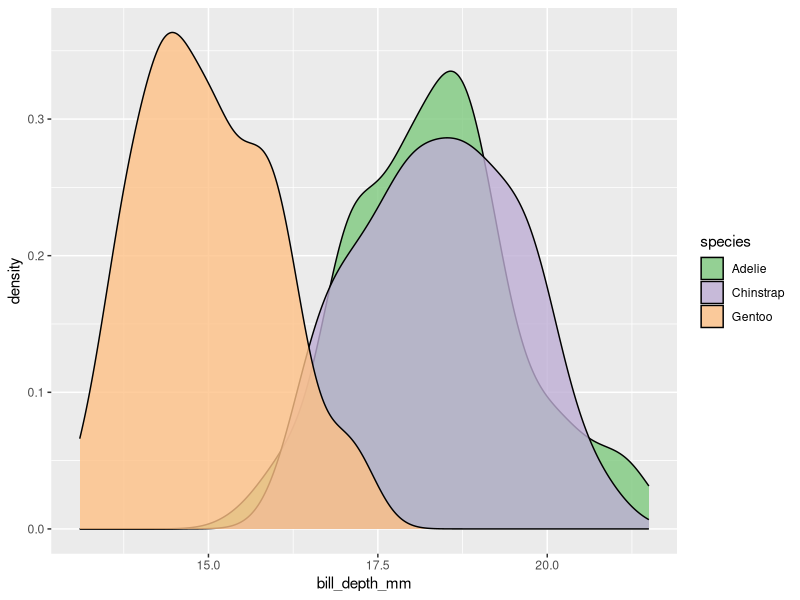
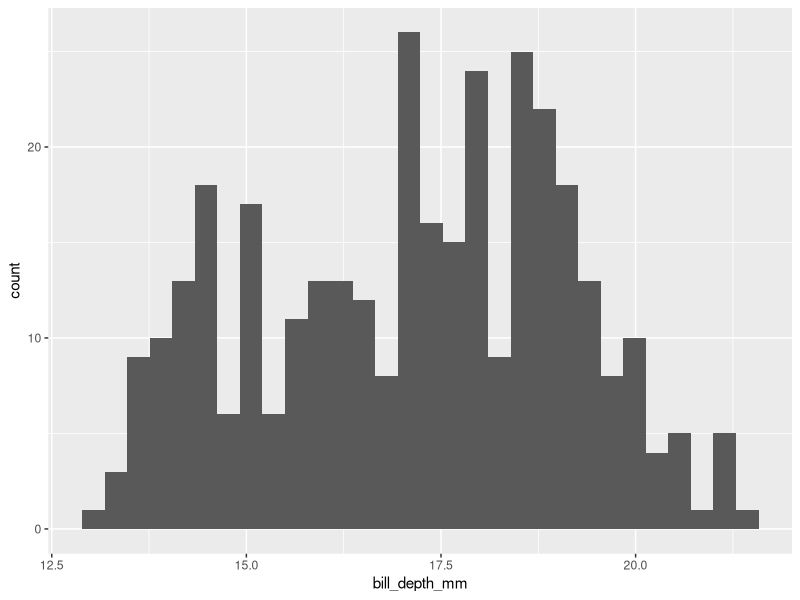
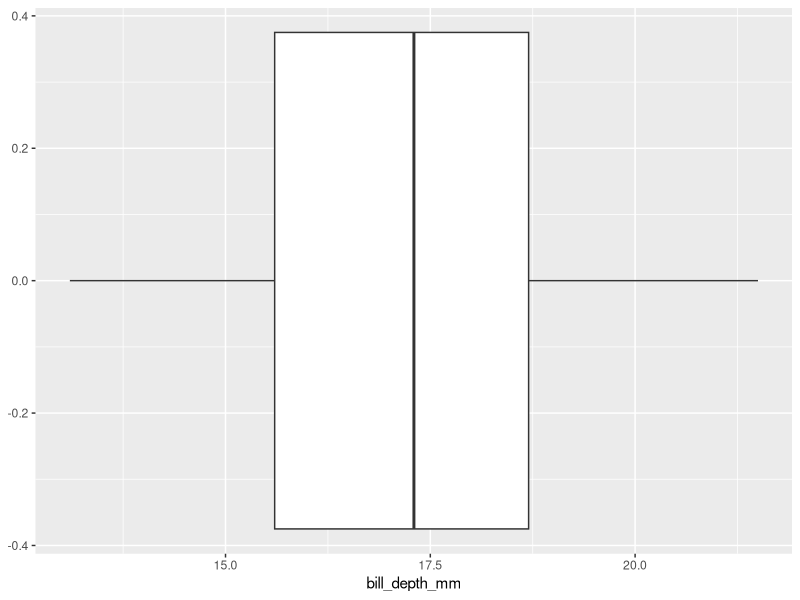
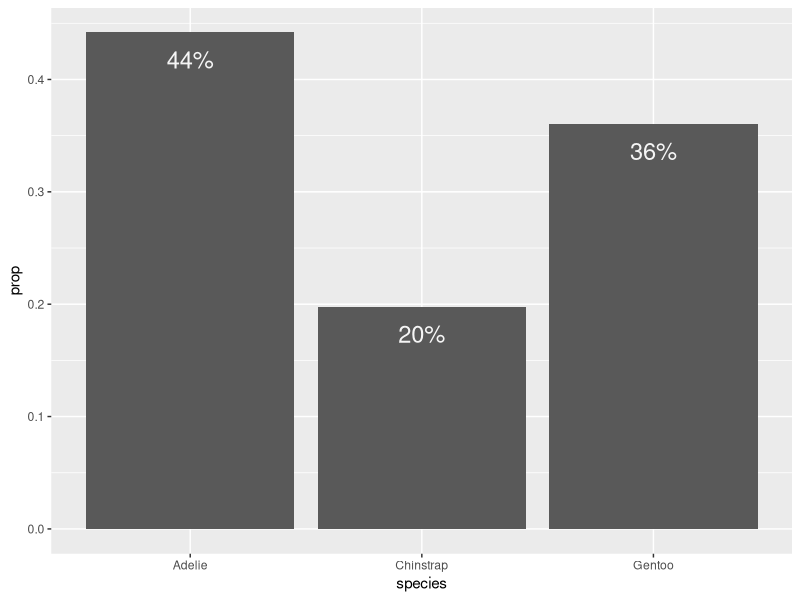
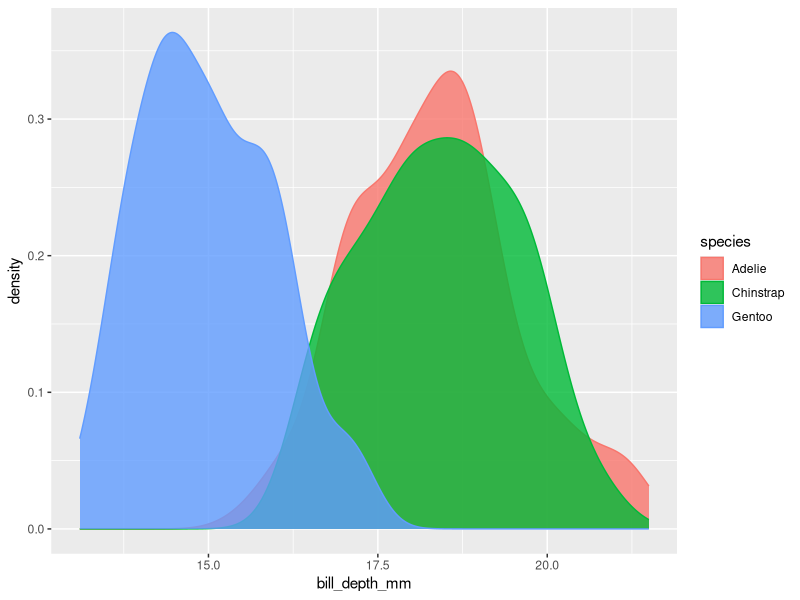
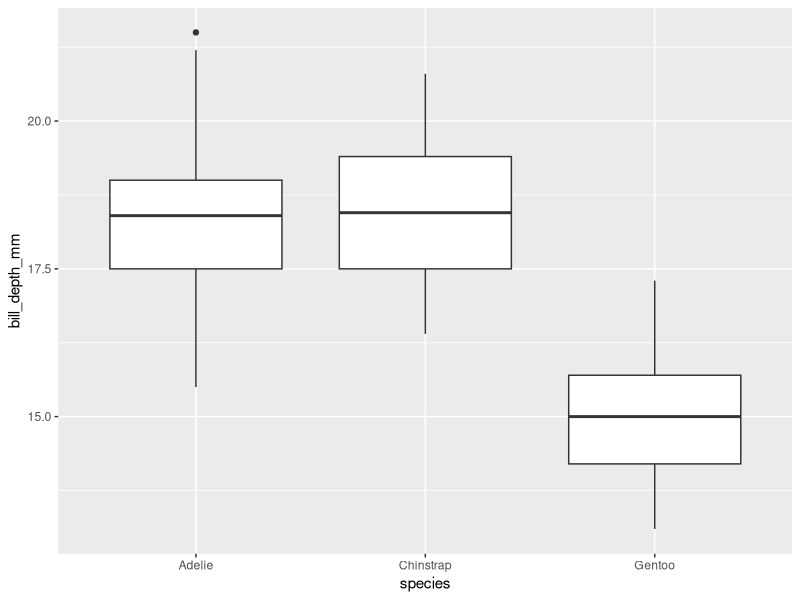
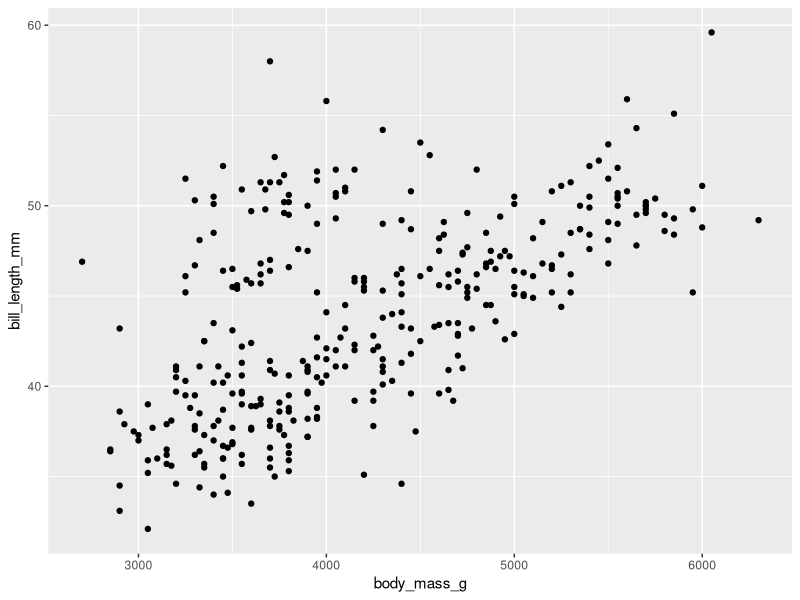
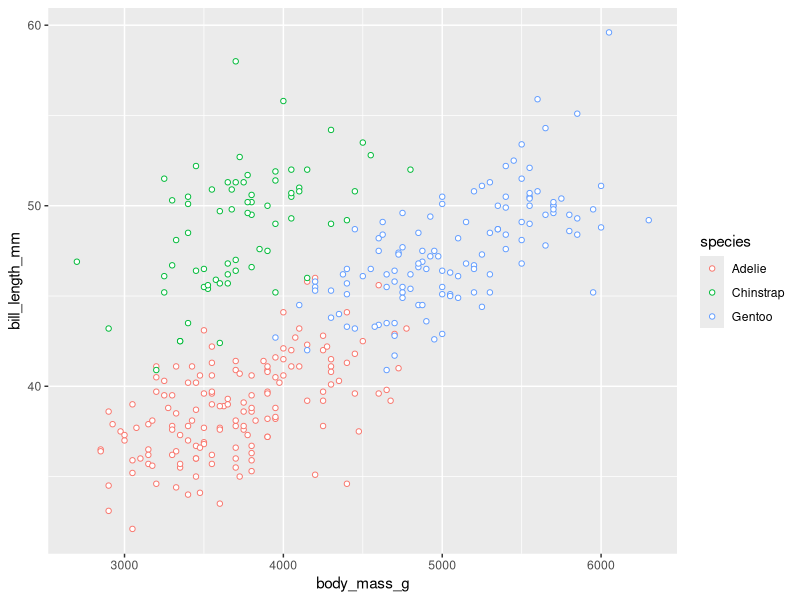

Recreate these plots in R, in order.
## ---- chunk 1
# Load libraries
library(knitr)
library(palmerpenguins)
library(ggplot2)
library(dplyr)

# Set global chunk options
knitr::opts_chunk$set(echo = TRUE) # show code by default
knitr::opts_chunk$set(cache = FALSE)
## ---- chunk 2

2 + 2

## ---- chunk 3

2 + 2

## ---- chunk 4

library(palmerpenguins)
library(ggplot2)

ggplot(
  data = penguins, 
  aes(x = bill_depth_mm, fill = species)) + 
  geom_density(alpha = 0.8) + 
  scale_fill_brewer(type = 'qual')

## ---- chunk 5
p1 <- ggplot(
  data = penguins,
  aes(x = bill_depth_mm)) +
  geom_histogram()

p1
## ---- chunk 6
p2 <- ggplot(
  data = penguins,
  aes(x = bill_depth_mm)) +
  geom_boxplot()

p2
## ---- chunk 7

p3 <- ggplot(
  data = penguins,
  aes(x = species, y = after_stat(prop), group = 1)) +
  geom_bar() +
  geom_text(
    aes(label = scales::percent(after_stat(prop), accuracy = 1)),
    stat = "count",
    vjust = 2,
    color = 'whitesmoke',
    size = 6
  )

p3
## ---- chunk 8
p4 <- ggplot(
  data = penguins,
  aes(x = bill_depth_mm, color = species, fill = species)) +
  geom_density(alpha = 0.8)

p4
## ---- chunk 9
p5 <- ggplot(
  data = penguins,
  aes(x = species, y = bill_depth_mm)) +
  geom_boxplot()

p5

## ---- chunk 10
p6 <- ggplot(
  data = penguins,
  aes(x = body_mass_g, y = bill_length_mm)) +
  geom_point() 

p6

## ---- chunk 11
p7 <- ggplot(
  data = penguins,
  aes(x = body_mass_g, y = bill_length_mm, color = species)) +
  geom_point(shape = 21, fill = 'white') # shape = 21 gives hollow circles

p7

## ---- chunk 12
p8 <- ggplot(
  data = penguins,
  aes(x = body_mass_g, y = bill_length_mm)) +
  geom_point(shape = 21, fill = 'white') +
    facet_wrap(~species)

p8

## ---- chunk 13
library(ggpubr)

ggarrange(p1, p2, p3, p4, labels = 'AUTO')

## ---- chunk 14
p9 <- ggplot(
  data = penguins,
  aes(x = body_mass_g, y = bill_length_mm, color = species, shape = species)) +
  geom_point() + 
  labs(
    title = "The relationship between body mass and bill length in adult foraging penguins",
    x = "Body mass (g)",
    y = "Bill length (mm)",
    caption = "Data source: Palmer Penguins R Package"
  )

p9

## ---- chunk 15

p10 <- penguins %>%
  filter(!is.na(sex)) %>%
  ggplot(
  aes(x = sex, y = flipper_length_mm, fill = sex)) +
  geom_boxplot() + 
  facet_wrap(~ island) +
  labs(
    title = "Distribution of flipper length by sex among adult foraging penguins on three Antarctic Islands",
    y = "Flipper length (mm)",
    caption = "Source: Gorman et al (2014)"
  ) +
  theme(plot.caption = element_text(hjust = 0.5), 
        plot.title = element_text(hjust = 0.5, size=9), 
        axis.title.x = element_blank())

p10
